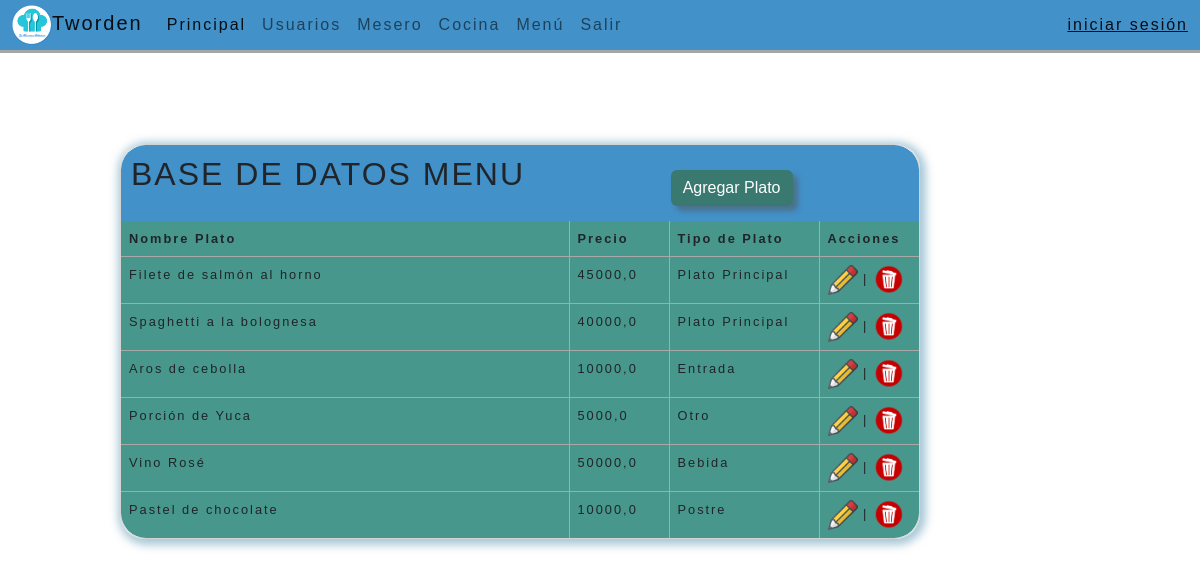
Page /menu.html on the earlier database version.
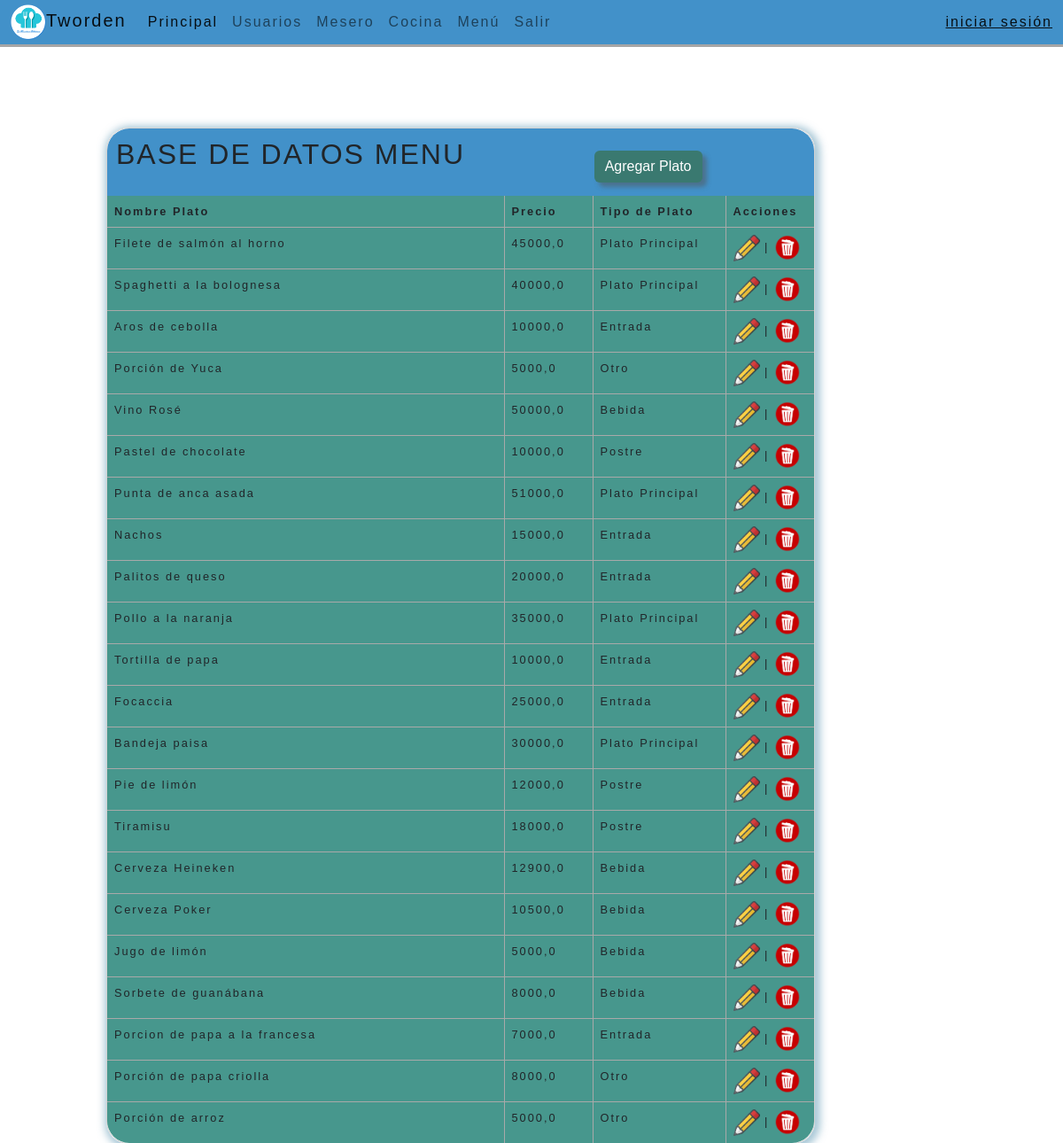
Same page on the later database version.
### paginas/models.py (models this page shows, shortened)
class Menu(models.Model):
    id = models.AutoField(primary_key=True)
    nombre_plato= models.CharField(max_length=155, blank=False, null=False)
    precio= models.FloatField(null=False, blank=False)
    descripcion= models.TextField(max_length=255, blank=True, null=True)
    tipo_plato= models.CharField (
        max_length=50,
        choices=[('Entrada', 'Entrada'), ('Plato Principal', 'Plato Principal'), ('Postre', 'Postre'), ('Bebida', 'Bebida'), ('Otro', 'Otro')]
    )

### paginas/views.py (the view)
# urls.py: path('menu.html', views.menu, name='menu'),
def menu(request):
    platos = Menu.objects.all()
    context = {'platos': platos}
    return render(request,'menu.html', context)

### paginas/templates/menu.html (shortened to what this page needs)
{% extends "base.html" %}
{% block contenido %}
{% load static %}
<br><br><br><br><br><br>
<div style=" min-width: 400px; max-width: 800px" class="tarjeta">
    <div class="titulo table-title">
        <div  class="row">
            <div class="col-sm-8">
                <h2> BASE DE DATOS MENU </h2>
            </div>
            <div class="col-sm-4">
                <a href="crear-plato.html">
                    <button type="submit" class="btn btn-primary">Agregar Plato</button>
                </a>
            </div>
        </div>
    </div>
    <table class="cuerpo table table-bordered">
        <thead>
            <tr>
                <th>Nombre Plato</th>
                <th>Precio</th>
                <th>Tipo de Plato</th>
                <th>Acciones</th>
            </tr>
        </thead>
        <tbody>
            {%for plato in platos%}
            <tr>
                <td title="{{ plato.descripcion }}">{{plato.nombre_plato}}</td>
                <td width="100">{{plato.precio}}</td>
                <td width="150">{{plato.tipo_plato}}</td>
                <td width="100" >
                    <a href="{% url 'editar' plato.id %}"> <img src={% static 'img/icono_lapiz.png' %} width="30" height="30" alt="Editar"></a>
                    |
                    <a href="{% url 'eliminar' plato.id %}"><img src={% static 'img/icono_borrar.png' %} width="30" height="30" alt="Editar"></a>
                </td>
            </tr>
            {%endfor%}
        </tbody>
    </table>
</div>
{% endblock %}

### paginas/templates/Base.html (shortened to what this page needs)
{% load static %}
<!DOCTYPE html>
<html lang="es">
<head>
    <link href="https://cdn.jsdelivr.net/npm/bootstrap@5.2.1/dist/css/bootstrap.min.css" rel="stylesheet">
    <link rel="stylesheet" href={% static '/CSS/base.css' %}>
    <link rel="stylesheet" href={% static '/CSS/mesas.css' %}>
    <link rel="stylesheet" href={% static '/CSS/orden.css' %}>
</head>
<body>
    <header>
    <nav class="navbar fixed-top navbar-expand" style="background-color: #4291c9;">
      <div class="container-fluid">
          <a class="navbar-brand" href="ppal.html"><img src={% static 'img/logo.png' %} alt="Logo" width="40" height="40" class="d-inline-block align-text-center">Tworden</a>
          <div class="collapse navbar-collapse" id="navbarText">
            <ul class="navbar-nav me-auto mb-2 mb-lg-0">
              <li class="nav-item">
                <a class="nav-link active" aria-current="page" href="ppal.html">Principal</a>
              </li>
              <li class="nav-item">
                <a class="nav-link" href="usuarios.html">Usuarios</a>
              </li>
              <li class="nav-item">
                <a class="nav-link" href="mesero-mesas.html">Mesero</a>
              </li>
              <li class="nav-item">
                  <a class="nav-link" href="cocinero-comandas-todas.html">Cocina</a>
                </li>
              <li class="nav-item">
                  <a class="nav-link" href="menu.html">Menú</a>
                </li>
              <li class="nav-item">
                  <a class="nav-link" href="login.html">Salir</a>
                </li>
            </ul>
            <span class="navbar-text">
              {% if user.is_authenticated %}
              <a href="#"> Hola, {{user.username}}</a>
              <a href="#"> - {{user.usuario.Cargo}},  </a>
              <a>  </a>
              <a href="{% url 'logout' %}"> cerrar sesión</a>
              {% else %}
              <a href="{% url 'login' %}">iniciar sesión</a>
              {% endif %}
            </span>
          </div>
        </div>
    </nav>
    </header>
    {% block contenido %} {% endblock %}
</body>
</html>

### paginas/static/CSS/base.css (style rules this page uses)
* { margin: 0; }
html { width: 100%; height: 100% ; }
header { position: fixed; top: 0; }
body { left: 0; top: 0; width: 100%; height: 100%; background-image: url(/static/img/fondo1.jpg); background-repeat: no-repeat; background-attachment: fixed; background-size: cover; font-family:'Gill Sans', 'Gill Sans MT', Calibri, 'Trebuchet MS', sans-serif; padding: 0px; letter-spacing: 2px; font-size: 1em; }
.navbar { box-shadow: 0 3px rgba(0,0,0,0.35); max-height: 50px; }
.tarjeta { margin: 0 10%; display:flex; flex-direction:column; justify-content:space-between; width:auto; height: auto; max-height: 90%; border: 1px solid lightgray; box-shadow: 2px 2px 8px 4px rgba(84, 146, 175, 0.5); border-radius:25px; font-family: sans-serif; }
.titulo { background: #4291c9; font-size: 24px; padding: 10px 10px 0 10px; border-radius: 25px 25px 0 0 ; }
.cuerpo { background: rgb(71, 151, 141); padding: 10px; border-radius: 0 0 25px 25px; margin: 0; }
table { border: hidden; }
.btn-primary { background: rgb(58, 121, 112); margin: 15px 5px; box-shadow: 5px 5px 5px 0 rgba(83, 83, 83, 0.5); border: none; color: rgb(255, 255, 255) }

### paginas/static/CSS/orden.css (style rules this page uses)
.table { font-size: 0.8em; border-color: darkgrey; }
thead { text-align: left; }

Differences in the rows shown:
added Menu: nombre_plato "Punta de anca asada", precio "51000,0", tipo_plato "Plato Principal"
added Menu: nombre_plato "Nachos", precio "15000,0", tipo_plato "Entrada"
added Menu: nombre_plato "Palitos de queso", precio "20000,0", tipo_plato "Entrada"
added Menu: nombre_plato "Pollo a la naranja", precio "35000,0", tipo_plato "Plato Principal"
added Menu: nombre_plato "Tortilla de papa", precio "10000,0", tipo_plato "Entrada"
added Menu: nombre_plato "Focaccia", precio "25000,0", tipo_plato "Entrada"
added Menu: nombre_plato "Bandeja paisa", precio "30000,0", tipo_plato "Plato Principal"
added Menu: nombre_plato "Pie de limón", precio "12000,0", tipo_plato "Postre"
added Menu: nombre_plato "Tiramisu", precio "18000,0", tipo_plato "Postre"
added Menu: nombre_plato "Cerveza Heineken", precio "12900,0", tipo_plato "Bebida"
added Menu: nombre_plato "Cerveza Poker", precio "10500,0", tipo_plato "Bebida"
added Menu: nombre_plato "Jugo de limón", precio "5000,0", tipo_plato "Bebida"
added Menu: nombre_plato "Sorbete de guanábana", precio "8000,0", tipo_plato "Bebida"
added Menu: nombre_plato "Porcion de papa a la francesa", precio "7000,0", tipo_plato "Entrada"
added Menu: nombre_plato "Porción de papa criolla", precio "8000,0", tipo_plato "Otro"
added Menu: nombre_plato "Porción de arroz", precio "5000,0", tipo_plato "Otro"
